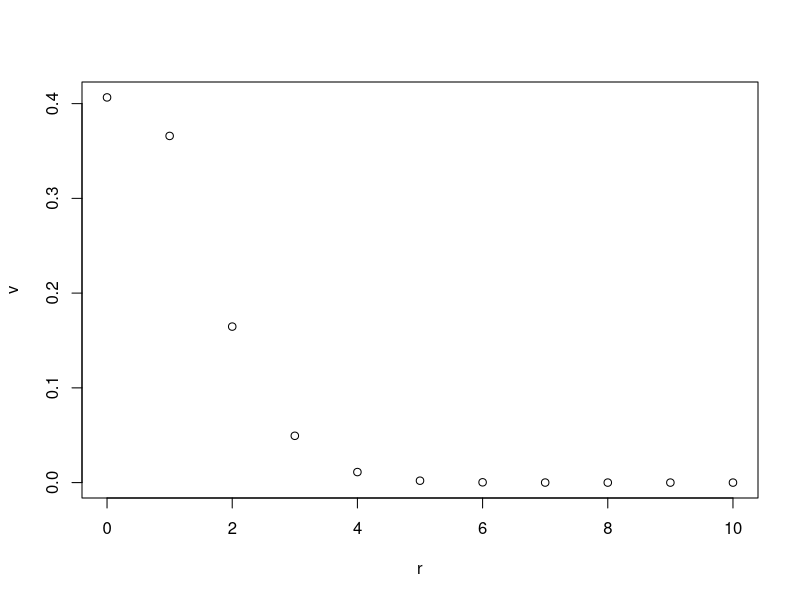
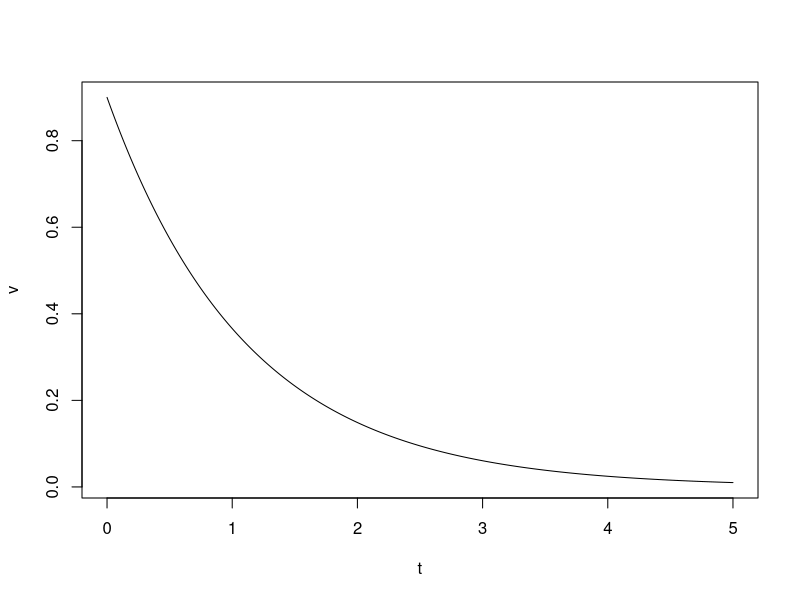
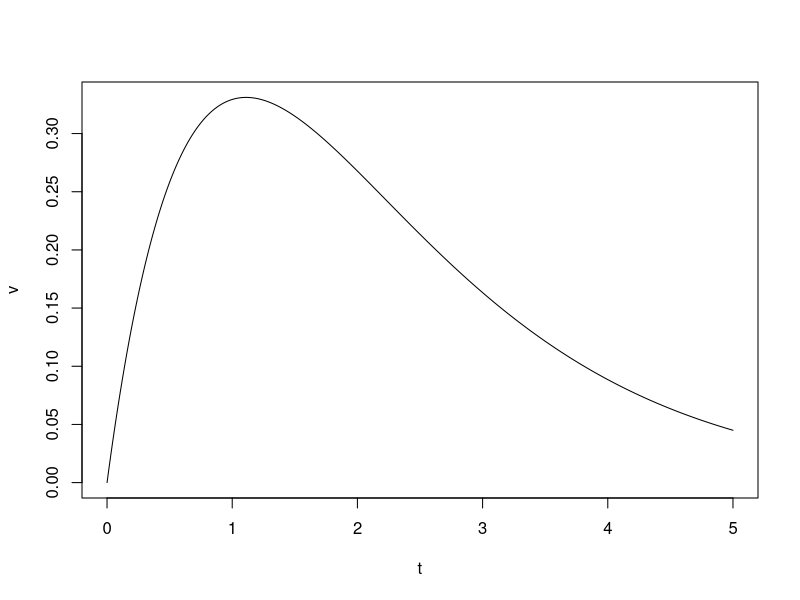

Source code (R) for these figures, in order:
r <- c(0:10)
v <- dpois(r, 0.9)
plot(r, v)

n <- 100
t <- c(0:(n*5))/n
v <- dexp(t, 0.9)
plot(t, v, type='l')

qexp(0.95, 0.9)

pexp(3.3286, 0.9)

n <- 100
lambda <- 0.9
k <- 2
t <- c(0:(n*5))/n
v <- dgamma(t, rate = lambda, shape = k)
plot(t, v, type='l')
